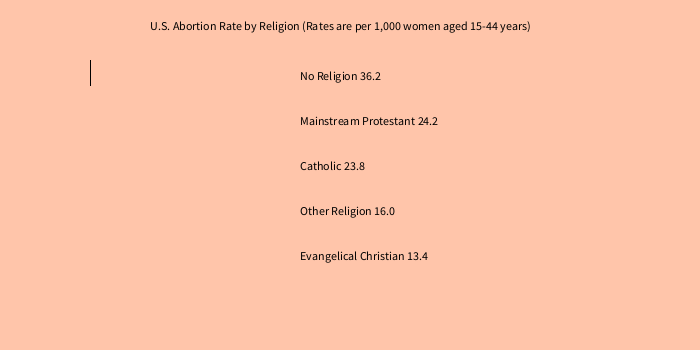
Frame 1 (no input)
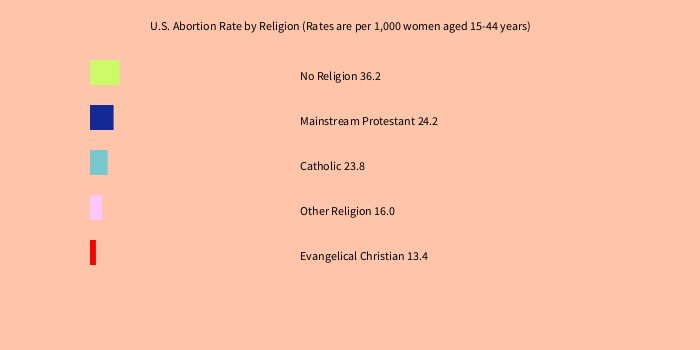
Frame 60 (the mouse pressed at the canvas centre just before this capture)
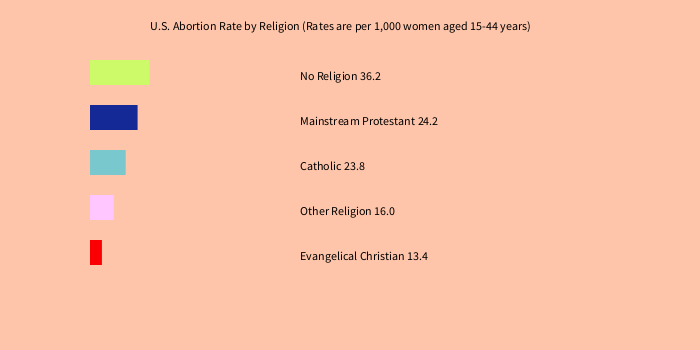
Frame 120 (the mouse held since frame 60 and released just before this capture)

The Processing sketch that drew these frames (run headless with seeded random() and noise(); from frame 60 on, the mouse is pressed at the canvas centre):

// Processing sketch: processing_83788
// ── processing_83788.pde

float barOne;
float barTwo;
float barThree;
float barFour;
float barFive;
float barSix;
float barSeven;
 
 
 
void setup() {
  size(700, 350);
  smooth();
}
 
 
 
void draw() {
      background(255, 197, 170);
 
 
  fill(0);
  text("U.S. Abortion Rate by Religion (Rates are per 1,000 women aged 15-44 years)", 150, 30);
  text("No Religion 36.2", 300, 80);
  text("Mainstream Protestant 24.2", 300, 125);
  text("Catholic 23.8", 300, 170);
  text("Other Religion 16.0", 300, 215);
  text("Evangelical Christian 13.4", 300, 260);
 
 
 
  
   fill(205,250,105);
  rect(90, 60, barOne, 25);
  noStroke();
  barOne+=.50;
  if ( barOne > 130) {
    barOne=0;
  }
   
  fill(20,40,150);
  noStroke();
  rect(90, 105, barTwo, 25);
  barTwo+=.40;
  if (barTwo>100) {
    barTwo=0;
  }
  fill(120,200,206);
  noStroke();
  rect(90, 150, barThree, 25);
  barThree+=.30;
  if (barThree>80) {
    barThree=0;
  }
  fill(255,198,255);
  noStroke();
  rect(90, 195, barFour, 25);
  barFour+=.20;
  if (barFour>50) {
    barFour=0;
  }
   
   
  fill(250,0,2);
  rect(90, 240, barFive, 25);
  barFive+=.10;
  if (barFive>15) {
    barFive=0;
  }
   
 
}
